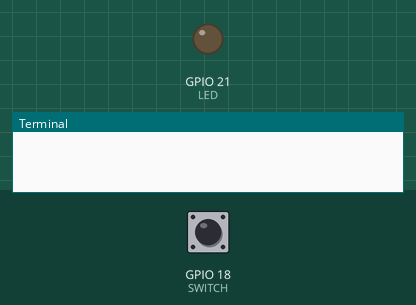
Recording of a program running on a simulated Raspberry Pi (BCM pin numbers). Shown: output pins drawn as LEDs (lit = HIGH), the last lines printed to the terminal. The inputs (shaded band) are chosen by the test bench; at power-on: GPIO 18 (SWITCH) LOW.

Above: at 1.2 s.
1.3 s: GPIO 18 (SWITCH) pulled HIGH for 0.15 s
At 2.3 s:
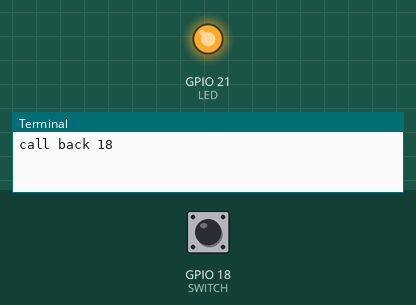
2.9 s: GPIO 18 (SWITCH) pulled HIGH for 1 s
At 3.6 s:
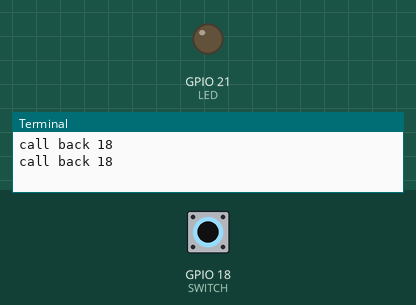
5.4 s: GPIO 18 (SWITCH) pulled HIGH for 3.2 s
At 6.7 s:
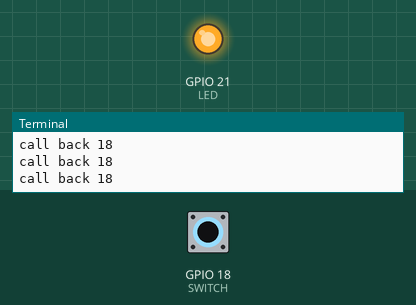
Timing chart, 0 to 8.4 s (numbered marks = the images above; inputs shaded):
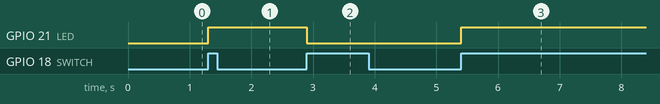

Measured:
- after the input at 1.3 s, GPIO 21 (LED): LOW → HIGH at once
- after the input at 2.9 s, GPIO 21 (LED): HIGH → LOW at once
- after the input at 5.4 s, GPIO 21 (LED): LOW → HIGH at once

The program:

switch-envent.py
```python
import RPi.GPIO as GPIO
import time

SWITCH = 18
LED = 21
led_value = GPIO.LOW

GPIO.setmode(GPIO.BCM)
GPIO.setup(SWITCH, GPIO.IN, pull_up_down=GPIO.PUD_DOWN )
GPIO.setup(LED, GPIO.OUT)

def callback_change_switch(ch):
    global led_value
    print("call back",ch)
    if ch != SWITCH: return
    if led_value == GPIO.LOW:
        GPIO.output(LED, GPIO.HIGH)
        led_value = GPIO.HIGH
    else:
        GPIO.output(LED, GPIO.LOW)
        led_value = GPIO.LOW

GPIO.add_event_detect(
    SWITCH,
    GPIO.RISING,
    callback=callback_change_switch,
    bouncetime=200
)

GPIO.output(LED, GPIO.LOW)

try:
    while True:
        time.sleep(0.1)
except KeyboardInterrupt:
    GPIO.cleanup()
```
